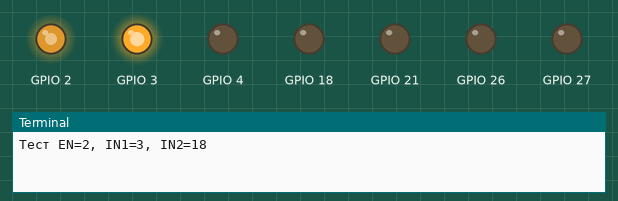
A program run on a simulated Raspberry Pi (BCM pin numbers). Shown: output pins drawn as LEDs (lit = HIGH), the last lines printed to the terminal.

Above: at 0.05 s.
At 4.95 s:
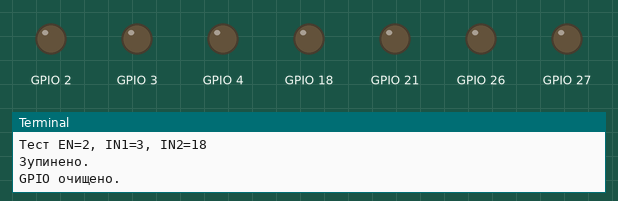
Timing chart, 0 to 6.5 s (numbered marks = the images above):
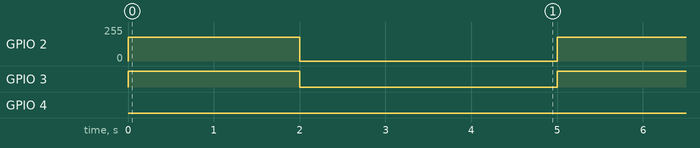

The program:

testmove.py
```python
import RPi.GPIO as GPIO
import time

def manual_motor_test(EN, IN1, IN2):
    GPIO.setwarnings(False)
    GPIO.setmode(GPIO.BCM)

    try:
        print(f"Тест EN={EN}, IN1={IN1}, IN2={IN2}")

        # Налаштування
        GPIO.setup(EN, GPIO.OUT)
        GPIO.setup(IN1, GPIO.OUT)
        GPIO.setup(IN2, GPIO.OUT)

        # Задаємо сигнал IN1 = HIGH, IN2 = LOW (звичайна комбінація для запуску)
        GPIO.output(IN1, GPIO.HIGH)
        GPIO.output(IN2, GPIO.LOW)

        # PWM на EN
        pwm = GPIO.PWM(EN, 1000)
        pwm.start(70)

        time.sleep(2)

        # Зупинка
        pwm.stop()
        GPIO.output(IN1, GPIO.LOW)
        GPIO.output(IN2, GPIO.LOW)
        GPIO.output(EN, GPIO.LOW)
        print("Зупинено.")

    except Exception as e:
        print(f"Помилка: {e}")

    finally:
        GPIO.cleanup()
        print("GPIO очищено.")

# 🧪 Запуск тесту вручну:
if __name__ == '__main__':
    # Просто замінюй значення тут на ті, що хочеш перевірити
    manual_motor_test(EN=2, IN1=3, IN2=18)
    time.sleep(3)
    manual_motor_test(EN=2, IN1=3, IN2=21)
    time.sleep(3)
    manual_motor_test(EN=2, IN1=3, IN2=26)
    time.sleep(3)
    manual_motor_test(EN=2, IN1=3, IN2=27)
    time.sleep(3)
    manual_motor_test(EN=2, IN1=4, IN2=3)
    time.sleep(3)
    manual_motor_test(EN=2, IN1=4, IN2=21)
    time.sleep(3)
    manual_motor_test(EN=2, IN1=4, IN2=26)
    time.sleep(3)
    manual_motor_test(EN=2, IN1=4, IN2=27)
    time.sleep(3)
    manual_motor_test(EN=2, IN1=5, IN2=18)
    time.sleep(3)
    manual_motor_test(EN=2, IN1=5, IN2=21)
    time.sleep(3)
    manual_motor_test(EN=2, IN1=5, IN2=26)
    time.sleep(3)
    manual_motor_test(EN=2, IN1=5, IN2=27)
    time.sleep(3)
    manual_motor_test(EN=2, IN1=6, IN2=18)
    time.sleep(3)
    manual_motor_test(EN=2, IN1=6, IN2=21)
    time.sleep(3)
    manual_motor_test(EN=2, IN1=6, IN2=26)
    time.sleep(3)
    manual_motor_test(EN=2, IN1=6, IN2=27)
    time.sleep(3)
    manual_motor_test(EN=2, IN1=7, IN2=18)
    time.sleep(3)
    manual_motor_test(EN=2, IN1=7, IN2=21)
    time.sleep(3)
    manual_motor_test(EN=2, IN1=7, IN2=26)
    time.sleep(3)
    manual_motor_test(EN=2, IN1=7, IN2=27)
    time.sleep(3)
    manual_motor_test(EN=2, IN1=8, IN2=18)
    time.sleep(3)
    manual_motor_test(EN=2, IN1=8, IN2=21)
    time.sleep(3)
    manual_motor_test(EN=2, IN1=8, IN2=26)
    time.sleep(3)
    manual_motor_test(EN=2, IN1=8, IN2=27)
    time.sleep(3)
    manual_motor_test(EN=2, IN1=9, IN2=18)
    time.sleep(3)
    manual_motor_test(EN=2, IN1=9, IN2=21)
    time.sleep(3)
    manual_motor_test(EN=2, IN1=9, IN2=26)
    time.sleep(3)
    manual_motor_test(EN=2, IN1=9, IN2=27)
    time.sleep(3)
```

Measured:
- by itself, GPIO 2: alternates 179/255 for 2.0 s and 0/255 for 3.0 s
- by itself, GPIO 3: alternates HIGH for 2.0 s and LOW for 3.0 s, 8 changes in all, then stays LOW
- by itself, GPIO 4: LOW → HIGH at 20.0 s, → LOW 2.0 s later, → HIGH 3.0 s later, → LOW 2.0 s later, … (8 changes in this stretch)
